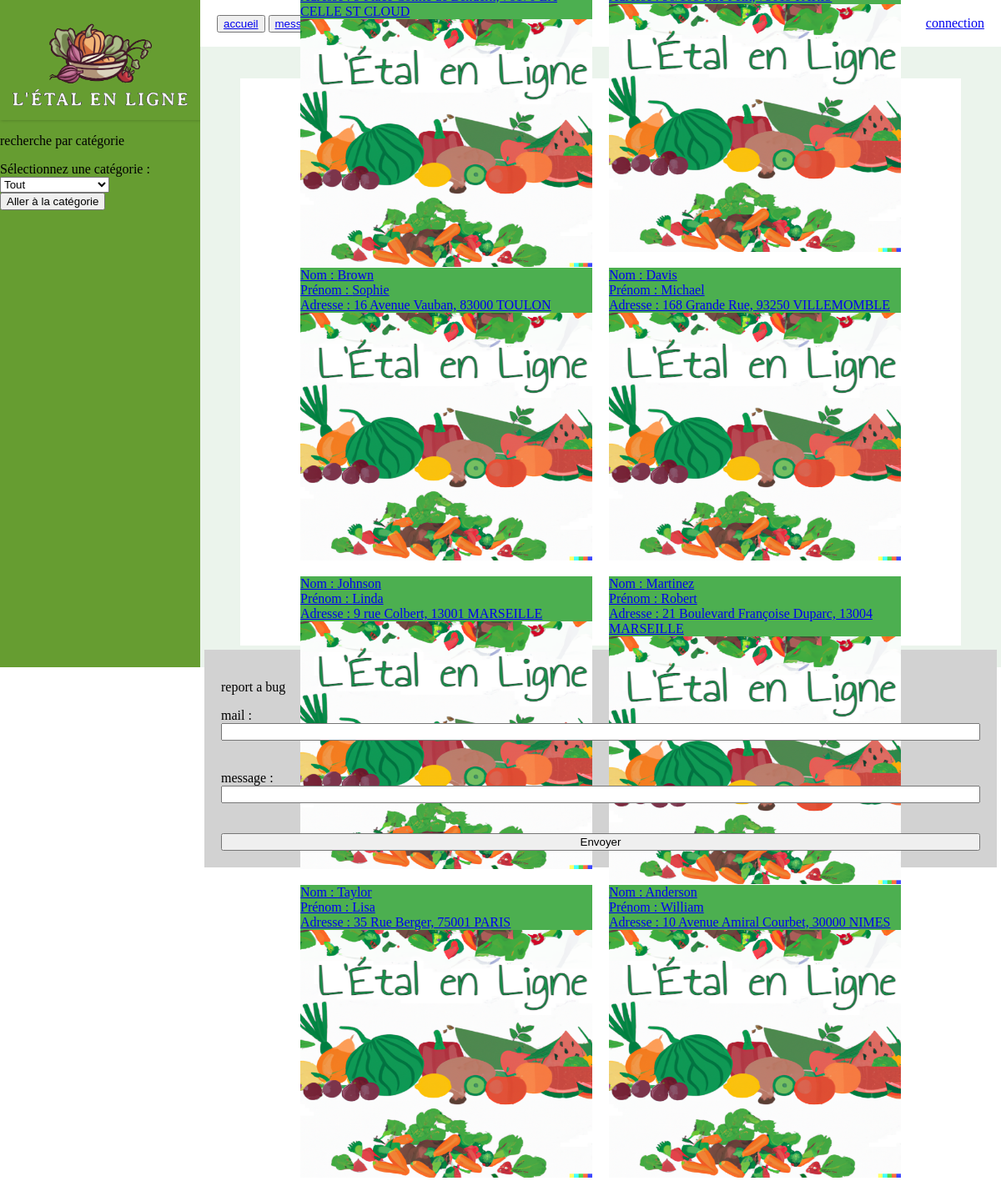
The page / on the database its author committed.
### tables this page shows
CREATE TABLE PRODUCTEUR(
   Id_Prod INT,
   Id_Uti INT NOT NULL,
   Prof_Prod VARCHAR(50),
   PRIMARY KEY(Id_Prod),
   UNIQUE(Id_Uti),
   FOREIGN KEY(Id_Uti) REFERENCES UTILISATEUR(Id_Uti)
);

CREATE TABLE UTILISATEUR(
   Id_Uti INT,
   Prenom_Uti VARCHAR(50) NOT NULL,
   Nom_Uti VARCHAR(50) NOT NULL,
   Mail_Uti VARCHAR(50) NOT NULL,
   Adr_Uti VARCHAR(200) NOT NULL,
   Pwd_Uti VARCHAR(50) NOT NULL,
   PRIMARY KEY(Id_Uti),
   UNIQUE(Mail_Uti)
);

### index.php (the view, shortened to what this page needs)
<!DOCTYPE html>
<html>
<head>
<link rel="stylesheet" type="text/css" href="css/style.css">
</head>
<body>
    <div class="container">
        <div class="left-column">
            <img class="logo" src="img/logo.png">
			 <p>recherche par catégorie</p>
			<form method="post" action="index.php">
			<label for="categories">Sélectionnez une catégorie :</label>
			<select name="categorie" id="categories">
                <option value="Tout">Tout</option>
			</select>
			<input type="submit" value="Aller à la catégorie">
			</form>
        </div>
        <div class="right-column">
            <div class="fixed-banner">
                <div class="banner-left">
                    <div class="button-container">
                        <button class="button"><a href="index.php">accueil</a></button>
                        <button class="button"><a href="message.php">messagerie</a></button>
						<button class="button"><a href="commandes.php">commandes</a></button>
                    </div>
                </div>
                <div class="banner-right">
					<?php
                    if (isset($_SESSION['Mail_Uti'])) {
                    echo '<a class="fixed-size-button" href="user_informations.php" >';
					echo $_SESSION['Mail_Uti'];
					}
					else {
                    echo '<a class="fixed-size-button" href="form_sign_in.php" >';
					echo "connection";
					}
					?>
					</a>
                </div>
            </div>
			<div class="contenu">
				<div class="gallery-container">
                        <?php
                        if ($_SERVER["REQUEST_METHOD"] == "POST") {
                            if (isset($_POST["categorie"])) {
                                $categorie = $_POST["categorie"];
                                $utilisateur = "root";
                                $serveur = "localhost";
                                $basededonnees = "sae3";
                                $connexion = new mysqli($serveur, $utilisateur, "", $basededonnees);
                                if ($_POST["categorie"]=="Tout"){
                                    $requete = 'SELECT utilisateur.Id_Uti, producteur.Prof_Prod, producteur.Id_Prod, utilisateur.Prenom_Uti, utilisateur.Nom_Uti, utilisateur.Adr_Uti FROM producteur JOIN utilisateur ON producteur.Id_Uti = utilisateur.Id_Uti';
                                }else{
                                    $requete = 'SELECT utilisateur.Id_Uti, producteur.Prof_Prod, producteur.Id_Prod, utilisateur.Prenom_Uti, utilisateur.Nom_Uti, utilisateur.Adr_Uti FROM producteur JOIN utilisateur ON producteur.Id_Uti = utilisateur.Id_Uti WHERE producteur.Prof_Prod = ?';
                                    $stmt->bind_param("s", $categorie);
                                }
                                $stmt = $connexion->prepare($requete);
                                $stmt->execute();
                                $result = $stmt->get_result();
                                if ($result->num_rows > 0) {
                                    while ($row = $result->fetch_assoc()) {
                                        echo '<a href="producteur.php?Id_Prod='. $row["Id_Uti"] . '" class="square"  >';
                                        echo "Nom : " . $row["Nom_Uti"] . "<br>";
                                        echo "Prénom : " . $row["Prenom_Uti"] . "<br>";
                                        echo "Adresse : " . $row["Adr_Uti"] . "<br>";
                                        echo '<img src="/img_producteur/' . $row["Id_Prod"]  . '.png" alt="Image utilisateur" style="width: 100%; height: 85%;" ><br>';
                                        echo '</a> ';
                                    }
                                } else {
                                    echo "Aucun résultat trouvé pour la catégorie : $categorie";
                                }
                            }
                        }
                        ?>
                </div>
			</div>
			<form class="formulaire" action="bug_report.php" method="post">
					<p class= "centered">report a bug</p>
					<label for="mail">mail :</label>
					<input type="text" name="mail" id="mail" required><br><br>
					<label for="pwd">message : </label>
					<input type="text" name="message" id="message" required><br><br>
					<input type="submit" value="Envoyer">
			</form>
		</div>
    </div>
</body>
</html>

### css/style.css (style rules this page uses)
html { height: 100%; }
body { height: 100%; margin: 0; padding: 0; }
.container { display: flex; height: 100%; }
.right-column { flex: 4; background-color: #EBF4EC; justify-content: center; height: 100%; }
.left-column { flex: 1; background-color: #669D31; display: flex; flex-direction: column; height: 100%; }
.fixed-banner { height: 7%; background-color: #fff; display: flex; }
.banner-left { flex: 1; display: flex; align-items: center; padding: 0 20px; }
.banner-right { flex: 1; display: flex; justify-content: flex-end; align-items: center; padding: 0 20px; }
.gallery-container { display: flex; flex-wrap: wrap; justify-content: center ; gap: 10px; }
.contenu { background: #fff; display: flex; flex-direction: column; justify-content: center ; margin-top: 4%; margin-left: 5%; margin-right: 5%; height: 85%; }
.square { width: 350px; height: 350px; background-color: #4caf50; margin: 5px; }
.formulaire { background-color: #d2d2d2; padding: 20px; display: flex; flex-direction: column; margin: 5px; justify-content: center; }
.logo { width: 100%; box-shadow: 1px 0px 4px 0px rgba(0, 0, 0, 0.25); }

### rows shown on the page
producteur: Id_Uti.Nom_Uti "Brown", Id_Uti.Prenom_Uti "Sophie", Id_Uti.Adr_Uti "16 Avenue Vauban, 83000 TOULON"
producteur: Id_Uti.Nom_Uti "Davis", Id_Uti.Prenom_Uti "Michael", Id_Uti.Adr_Uti "168 Grande Rue, 93250 VILLEMOMBLE"
producteur: Id_Uti.Nom_Uti "Johnson", Id_Uti.Prenom_Uti "Linda", Id_Uti.Adr_Uti "9 rue Colbert, 13001 MARSEILLE"
producteur: Id_Uti.Nom_Uti "Martinez", Id_Uti.Prenom_Uti "Robert", Id_Uti.Adr_Uti "21 Boulevard Françoise Duparc, 13004 MARSEILLE"
producteur: Id_Uti.Nom_Uti "Taylor", Id_Uti.Prenom_Uti "Lisa", Id_Uti.Adr_Uti "35 Rue Berger, 75001 PARIS"
producteur: Id_Uti.Nom_Uti "Anderson", Id_Uti.Prenom_Uti "William", Id_Uti.Adr_Uti "10 Avenue Amiral Courbet, 30000 NIMES"
